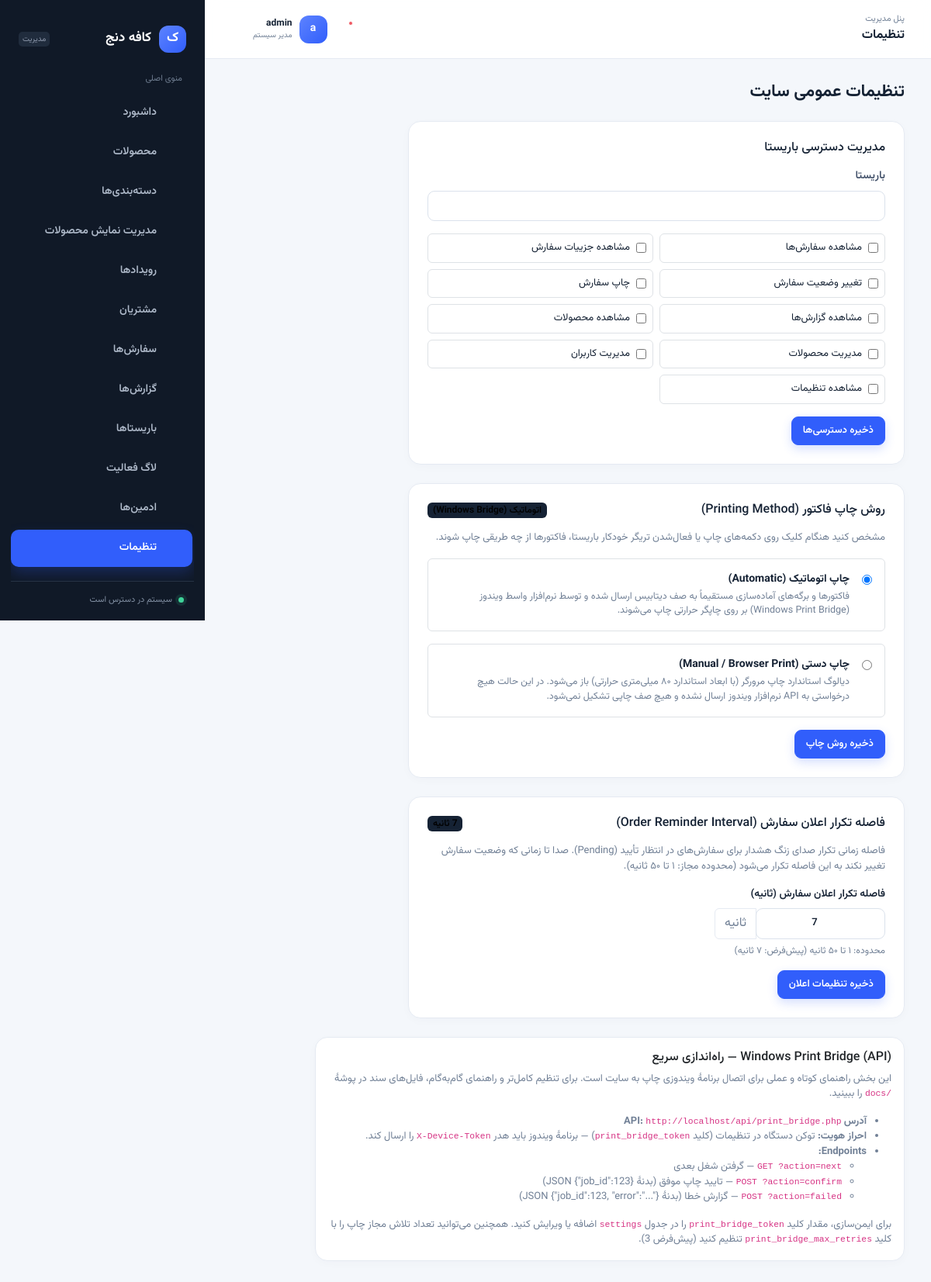
Page /admin/settings.php (signed in) on the committed database.
### tables this page shows
CREATE TABLE IF NOT EXISTS `settings` (
  `setting_key`   VARCHAR(100) NOT NULL PRIMARY KEY,
  `setting_value` VARCHAR(255) NOT NULL
);

### classes/Permission.php (called while the page is built, shortened)
<?php
class Permission
{
    public static function all(): array
    {
        return [
            ['slug' => 'orders.view', 'label' => 'مشاهده سفارش‌ها'],
            ['slug' => 'orders.view_details', 'label' => 'مشاهده جزییات سفارش'],
            ['slug' => 'orders.update_status', 'label' => 'تغییر وضعیت سفارش'],
            ['slug' => 'orders.print', 'label' => 'چاپ سفارش'],
            ['slug' => 'reports.view', 'label' => 'مشاهده گزارش‌ها'],
            ['slug' => 'products.view', 'label' => 'مشاهده محصولات'],
            ['slug' => 'products.manage', 'label' => 'مدیریت محصولات'],
            ['slug' => 'users.manage', 'label' => 'مدیریت کاربران'],
            ['slug' => 'settings.view', 'label' => 'مشاهده تنظیمات'],
        ];
    }
}

### classes/Setting.php (called while the page is built, shortened)
<?php
class Setting
{
    public static function get(string $key, ?string $default = null): ?string
    {
        $pdo = Database::getConnection();
        $stmt = $pdo->prepare('SELECT setting_value FROM settings WHERE setting_key = :key LIMIT 1');
        $stmt->execute(['key' => $key]);
        $value = $stmt->fetchColumn();
        return $value !== false ? (string) $value : $default;
    }
    public static function getInt(string $key, int $default = 0): int
    {
        $value = self::get($key);
        return (int) $value;
    }
}

### public_html/admin/settings.php (the view, shortened to what this page needs)
<?php
require_once __DIR__ . '/../../classes/Setting.php';
require_once __DIR__ . '/../../classes/Permission.php';
$selectedBaristaId = (int) ($_GET['barista_id'] ?? 0);
$selectedPermissions = $selectedBaristaId > 0 ? Permission::getBaristaPermissions($selectedBaristaId) : [];
require __DIR__ . '/../../includes/admin-header.php';
?>
<h4 class="mb-4" style="color:var(--gold-soft);">تنظیمات عمومی سایت</h4>
<div class="card p-4" style="max-width:640px;">
  <h6 class="mb-3" style="color:var(--ivory);">مدیریت دسترسی باریستا</h6>
  <form method="GET" class="mb-3">
    <label class="form-label">باریستا</label>
    <div class="d-flex gap-2 align-items-center flex-wrap">
      <select name="barista_id" class="form-select" onchange="this.form.submit()">
      </select>
    </div>
  </form>
  <form method="POST">
    <div class="row g-2">
      <?php foreach (Permission::all() as $permission): ?>
        <div class="col-12 col-md-6">
          <label class="d-flex align-items-center gap-2 p-2 rounded border" style="border-color:var(--line); background:rgba(255,255,255,0.02);">
            <input type="checkbox" name="permissions[]" value="<?= htmlspecialchars($permission['slug'], ENT_QUOTES, 'UTF-8') ?>" <?= in_array($permission['slug'], $selectedPermissions, true) ? 'checked' : '' ?>>
            <span style="font-size:13px; color:var(--ivory);"><?= htmlspecialchars($permission['label'], ENT_QUOTES, 'UTF-8') ?></span>
          </label>
        </div>
      <?php endforeach; ?>
    </div>
    <div class="mt-3"><button type="submit" class="btn btn-gold btn-sm">ذخیره دسترسی‌ها</button></div>
  </form>
</div>
<div class="card p-4 mt-4" style="max-width:640px;">
  <div class="d-flex align-items-center justify-content-between mb-3">
    <h6 class="mb-0" style="color:var(--ivory);">روش چاپ فاکتور (Printing Method)</h6>
    <?php $currentPrintingMethod = Setting::get('printing_method', 'automatic'); ?>
    <span class="badge" style="background:<?= $currentPrintingMethod === 'automatic' ? 'var(--gold-soft)' : 'var(--blue)' ?>; color:#000; font-size:12px;">
      <?= $currentPrintingMethod === 'automatic' ? 'اتوماتیک (Windows Bridge)' : 'دستی (Browser Print)' ?>
    </span>
  </div>
  <p style="color:var(--muted); font-size:13px; margin-bottom:16px;">
    مشخص کنید هنگام کلیک روی دکمه‌های چاپ یا فعال‌شدن تریگر خودکار باریستا، فاکتورها از چه طریقی چاپ شوند.
  </p>
  <form method="POST">
    <div class="d-flex flex-column gap-3 mb-3">
      <label class="d-flex align-items-start gap-3 p-3 rounded border" style="border-color:<?= $currentPrintingMethod === 'automatic' ? 'var(--gold-soft)' : 'var(--line)' ?>; background:rgba(255,255,255,0.02); cursor:pointer;">
        <input type="radio" name="printing_method" value="automatic" class="mt-1" <?= $currentPrintingMethod === 'automatic' ? 'checked' : '' ?>>
        <div>
          <strong style="color:var(--ivory); font-size:14px; display:block;">چاپ اتوماتیک (Automatic)</strong>
          <div style="font-size:12.5px; color:var(--muted); margin-top:2px;">
            فاکتورها و برگه‌های آماده‌سازی مستقیماً به صف دیتابیس ارسال شده و توسط نرم‌افزار واسط ویندوز (Windows Print Bridge) بر روی چاپگر حرارتی چاپ می‌شوند.
          </div>
        </div>
      </label>
      <label class="d-flex align-items-start gap-3 p-3 rounded border" style="border-color:<?= $currentPrintingMethod === 'manual' ? 'var(--gold-soft)' : 'var(--line)' ?>; background:rgba(255,255,255,0.02); cursor:pointer;">
        <input type="radio" name="printing_method" value="manual" class="mt-1" <?= $currentPrintingMethod === 'manual' ? 'checked' : '' ?>>
        <div>
          <strong style="color:var(--ivory); font-size:14px; display:block;">چاپ دستی (Manual / Browser Print)</strong>
          <div style="font-size:12.5px; color:var(--muted); margin-top:2px;">
            دیالوگ استاندارد چاپ مرورگر (با ابعاد استاندارد ۸۰ میلی‌متری حرارتی) باز می‌شود. در این حالت هیچ درخواستی به API نرم‌افزار ویندوز ارسال نشده و هیچ صف چاپی تشکیل نمی‌شود.
          </div>
        </div>
      </label>
    </div>
    <button type="submit" class="btn btn-gold btn-sm">ذخیره روش چاپ</button>
  </form>
</div>
<div class="card p-4 mt-4" style="max-width:640px;">
  <div class="d-flex align-items-center justify-content-between mb-3">
    <h6 class="mb-0" style="color:var(--ivory);">فاصله تکرار اعلان سفارش (Order Reminder Interval)</h6>
    <?php
      $currentInterval = Setting::getInt('order_reminder_interval', 7);
    ?>
    <span class="badge" style="background:var(--gold-soft); color:#000; font-size:12px;">
      <?= (int) $currentInterval ?> ثانیه
    </span>
  </div>
  <p style="color:var(--muted); font-size:13px; margin-bottom:16px;">
    فاصله زمانی تکرار صدای زنگ هشدار برای سفارش‌های در انتظار تأیید (Pending). صدا تا زمانی که وضعیت سفارش تغییر نکند به این فاصله تکرار می‌شود (محدوده مجاز: ۱ تا ۵۰ ثانیه).
  </p>
  <form method="POST">
    <div class="mb-3">
      <label class="form-label" for="order_reminder_interval" style="color:var(--ivory); font-size:13.5px;">
        فاصله تکرار اعلان سفارش (ثانیه)
      </label>
      <div class="input-group" style="max-width:220px;">
        <input type="number"
               id="order_reminder_interval"
               name="order_reminder_interval"
               class="form-control"
               value="<?= (int) $currentInterval ?>"
               min="1"
               max="50"
               step="1"
               required
               style="background:rgba(255,255,255,0.04); color:var(--ivory); border-color:var(--line); text-align:center; font-weight:600;">
        <span class="input-group-text" style="background:rgba(255,255,255,0.06); color:var(--muted); border-color:var(--line);">ثانیه</span>
      </div>
      <div class="form-text" style="color:var(--muted); font-size:12px; margin-top:6px;">
        محدوده: ۱ تا ۵۰ ثانیه (پیش‌فرض: ۷ ثانیه)
      </div>
    </div>
    <button type="submit" class="btn btn-gold btn-sm">ذخیره تنظیمات اعلان</button>
  </form>
</div>
<div class="card p-3 mt-4" style="max-width:760px;">
    <h6 class="mb-2">Windows Print Bridge (API) — راه‌اندازی سریع</h6>
    <p style="color:var(--muted);font-size:13px;">این بخش راهنمای کوتاه و عملی برای اتصال برنامهٔ ویندوزی چاپ به سایت است. برای تنظیم کامل‌تر و راهنمای گام‌به‌گام، فایل‌های سند در پوشهٔ <code>/docs</code> را ببینید.</p>
    <ul style="font-size:13px;color:var(--muted);">
      <li><strong>آدرس API:</strong> <code><?= htmlspecialchars((isset($_SERVER['HTTPS'])? 'https':'http') . '://' . ($_SERVER['HTTP_HOST'] ?? 'your-site') . '/api/print_bridge.php', ENT_QUOTES, 'UTF-8') ?></code></li>
      <li><strong>احراز هویت:</strong> توکن دستگاه در تنظیمات (کلید <code>print_bridge_token</code>) — برنامهٔ ویندوز باید هدر <code>X-Device-Token</code> را ارسال کند.</li>
      <li><strong>Endpoints:</strong>
        <ul>
          <li><code>GET ?action=next</code> — گرفتن شغل بعدی</li>
          <li><code>POST ?action=confirm</code> — تایید چاپ موفق (بدنهٔ JSON {"job_id":123})</li>
          <li><code>POST ?action=failed</code> — گزارش خطا (بدنهٔ JSON {"job_id":123, "error":"..."})</li>
        </ul>
      </li>
    </ul>
    <div style="font-size:13px;color:var(--muted);">برای ایمن‌سازی، مقدار کلید <code>print_bridge_token</code> را در جدول <code>settings</code> اضافه یا ویرایش کنید. همچنین می‌توانید تعداد تلاش مجاز چاپ را با کلید <code>print_bridge_max_retries</code> تنظیم کنید (پیش‌فرض 3).</div>
</div>
<?php require __DIR__ . '/../../includes/admin-footer.php'; ?>

### public_html/assets/css/admin.css (style rules this page uses)
:root { --ink:#152234;--ink-muted:#718096;--canvas:#f4f7fb;--surface:#fff;--line:#e5eaf2;--primary:#315efb;--primary-dark:#2449ca;--primary-soft:#edf1ff;--green:#1b9c72;--green-soft:#e8f8f1;--red:#d9525e;--red-soft:#fff0f1;--shadow:0 12px 35px rgba(25,45,80,.08);--sidebar:264px;--radius:16px }
* { box-sizing:border-box }
.admin-body { margin:0;background:var(--canvas);color:var(--ink);font-family:Vazirmatn,Tahoma,sans-serif;font-size:14px;min-width:320px }
.admin-main h4 { font-size:22px!important;font-weight:700 }
.admin-main .card,.stat-card { border:1px solid var(--line)!important;background:var(--surface)!important;border-radius:var(--radius)!important;box-shadow:0 3px 12px rgba(28,47,81,.025) }
.btn { border-radius:9px;padding:8px 14px;font-size:13px;font-weight:600;transition:transform .15s,box-shadow .18s,background .18s!important }
.btn-gold { background:var(--primary)!important;border-color:var(--primary)!important;color:#fff!important;box-shadow:0 5px 13px rgba(49,94,251,.2) }
.form-control,.form-select { border:1px solid #dbe2ec!important;border-radius:9px!important;padding:9px 12px!important;background:#fff!important;color:var(--ink)!important;font-size:13px }
.form-label { font-weight:600;color:#415069 }
.badge { border-radius:6px!important;padding:4px 7px!important;font-weight:600 }
:root { --gold:var(--primary);--gold-soft:var(--ink);--ivory:var(--ink);--muted:var(--ink-muted);--bg:var(--canvas);--surface-2:#f5f7fb }

### rows in the picture
settings: setting_value "☑ چاپ اتوماتیک (Automatic) فاکتو", setting_value "☐ چاپ دستی (Manual / Browser Pri"
settings: order_reminder_interval "7"

### other values in the picture
$item['label'] "داشبورد"
$item['label'] "محصولات"
$item['label'] "دسته‌بندی‌ها"
$item['label'] "مدیریت نمایش محصولات"
$item['label'] "رویدادها"
$item['label'] "مشتریان"
$item['label'] "سفارش‌ها"
$item['label'] "گزارش‌ها"
$item['label'] "باریستاها"
$item['label'] "لاگ فعالیت"
$item['label'] "ادمین‌ها"
$item['label'] "تنظیمات"
$pageTitle "تنظیمات"
Auth::username() "admin"
$permission['label'] "مشاهده سفارش‌ها"
